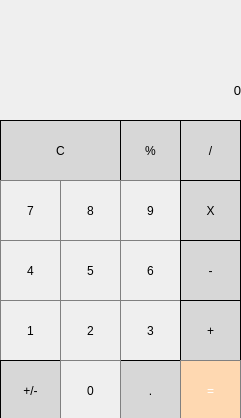
<?xml version="1.0" encoding="UTF-8"?>
<ui version="4.0">
 <class>MainWindow</class>
 <widget class="QMainWindow" name="MainWindow">
  <property name="geometry">
   <rect>
    <x>0</x>
    <y>0</y>
    <width>241</width>
    <height>418</height>
   </rect>
  </property>
  <property name="acceptDrops">
   <bool>false</bool>
  </property>
  <property name="windowTitle">
   <string>MainWindow</string>
  </property>
  <property name="styleSheet">
   <string notr="true">QLabel {
  qproperty-alignment: 'AlignVCenter | AlignRight';
  border: 1px solid gray;
}

background-color : white;</string>
  </property>
  <widget class="QWidget" name="centralwidget">
   <widget class="QLabel" name="label">
    <property name="geometry">
     <rect>
      <x>0</x>
      <y>60</y>
      <width>241</width>
      <height>61</height>
     </rect>
    </property>
    <property name="font">
     <font>
      <pointsize>10</pointsize>
     </font>
    </property>
    <property name="text">
     <string>0</string>
    </property>
    <property name="alignment">
     <set>Qt::AlignRight|Qt::AlignTrailing|Qt::AlignVCenter</set>
    </property>
   </widget>
   <widget class="QPushButton" name="pushButton_Clear">
    <property name="geometry">
     <rect>
      <x>0</x>
      <y>120</y>
      <width>121</width>
      <height>61</height>
     </rect>
    </property>
    <property name="styleSheet">
     <string notr="true">QPushButton {
  background-color: rgb(215, 215, 215);
  border: 1px solid black;
}
QPushButton:pressed {
    background-color: qlineargradient(x1: 0, y1: 0, x2: 0, y2: 1,
                                      stop: 0 #BEBEBE, stop: 1 #D7D7D7);
}</string>
    </property>
    <property name="text">
     <string>C</string>
    </property>
   </widget>
   <widget class="QPushButton" name="pushButton_Percent">
    <property name="geometry">
     <rect>
      <x>120</x>
      <y>120</y>
      <width>61</width>
      <height>61</height>
     </rect>
    </property>
    <property name="styleSheet">
     <string notr="true">QPushButton {
  background-color: rgb(215, 215, 215);
  border: 1px solid black;
}
QPushButton:pressed {
    background-color: qlineargradient(x1: 0, y1: 0, x2: 0, y2: 1,
                                      stop: 0 #BEBEBE, stop: 1 #D7D7D7);
}</string>
    </property>
    <property name="text">
     <string>%</string>
    </property>
   </widget>
   <widget class="QPushButton" name="pushButton_Divsion">
    <property name="geometry">
     <rect>
      <x>180</x>
      <y>120</y>
      <width>61</width>
      <height>61</height>
     </rect>
    </property>
    <property name="styleSheet">
     <string notr="true">QPushButton {
  background-color: rgb(215, 215, 215);
  border: 1px solid black;
}
QPushButton:pressed {
    background-color: qlineargradient(x1: 0, y1: 0, x2: 0, y2: 1,
                                      stop: 0 #BEBEBE, stop: 1 #D7D7D7);
}</string>
    </property>
    <property name="text">
     <string>/</string>
    </property>
   </widget>
   <widget class="QPushButton" name="pushButton_8">
    <property name="geometry">
     <rect>
      <x>60</x>
      <y>180</y>
      <width>61</width>
      <height>61</height>
     </rect>
    </property>
    <property name="styleSheet">
     <string notr="true">QPushButton {
   border: 1px solid gray;
}
QPushButton:pressed {
    background-color: qlineargradient(x1: 0, y1: 0, x2: 0, y2: 1,
                                      stop: 0 #dadbde, stop: 1 #fffdfa);
}
</string>
    </property>
    <property name="text">
     <string>8</string>
    </property>
   </widget>
   <widget class="QPushButton" name="pushButton_9">
    <property name="geometry">
     <rect>
      <x>120</x>
      <y>180</y>
      <width>61</width>
      <height>61</height>
     </rect>
    </property>
    <property name="styleSheet">
     <string notr="true">QPushButton {
   border: 1px solid gray;
}
QPushButton:pressed {
    background-color: qlineargradient(x1: 0, y1: 0, x2: 0, y2: 1,
                                      stop: 0 #dadbde, stop: 1 #fffdfa);
}
</string>
    </property>
    <property name="text">
     <string>9</string>
    </property>
   </widget>
   <widget class="QPushButton" name="pushButton_Multiplication">
    <property name="geometry">
     <rect>
      <x>180</x>
      <y>180</y>
      <width>61</width>
      <height>61</height>
     </rect>
    </property>
    <property name="styleSheet">
     <string notr="true">QPushButton {
  background-color: rgb(215, 215, 215);
  border: 1px solid black;
}
QPushButton:pressed {
    background-color: qlineargradient(x1: 0, y1: 0, x2: 0, y2: 1,
                                      stop: 0 #BEBEBE, stop: 1 #D7D7D7);
}</string>
    </property>
    <property name="text">
     <string>X</string>
    </property>
   </widget>
   <widget class="QPushButton" name="pushButton_7">
    <property name="geometry">
     <rect>
      <x>0</x>
      <y>180</y>
      <width>61</width>
      <height>61</height>
     </rect>
    </property>
    <property name="styleSheet">
     <string notr="true">QPushButton {
   border: 1px solid gray;
}
QPushButton:pressed {
    background-color: qlineargradient(x1: 0, y1: 0, x2: 0, y2: 1,
                                      stop: 0 #dadbde, stop: 1 #fffdfa);
}
</string>
    </property>
    <property name="text">
     <string>7</string>
    </property>
   </widget>
   <widget class="QPushButton" name="pushButton_5">
    <property name="geometry">
     <rect>
      <x>60</x>
      <y>240</y>
      <width>61</width>
      <height>61</height>
     </rect>
    </property>
    <property name="styleSheet">
     <string notr="true">QPushButton {
   border: 1px solid gray;
}
QPushButton:pressed {
    background-color: qlineargradient(x1: 0, y1: 0, x2: 0, y2: 1,
                                      stop: 0 #dadbde, stop: 1 #fffdfa);
}
</string>
    </property>
    <property name="text">
     <string>5</string>
    </property>
   </widget>
   <widget class="QPushButton" name="pushButton_6">
    <property name="geometry">
     <rect>
      <x>120</x>
      <y>240</y>
      <width>61</width>
      <height>61</height>
     </rect>
    </property>
    <property name="styleSheet">
     <string notr="true">QPushButton {
   border: 1px solid gray;
}
QPushButton:pressed {
    background-color: qlineargradient(x1: 0, y1: 0, x2: 0, y2: 1,
                                      stop: 0 #dadbde, stop: 1 #fffdfa);
}
</string>
    </property>
    <property name="text">
     <string>6</string>
    </property>
   </widget>
   <widget class="QPushButton" name="pushButton_Subtract">
    <property name="geometry">
     <rect>
      <x>180</x>
      <y>240</y>
      <width>61</width>
      <height>61</height>
     </rect>
    </property>
    <property name="styleSheet">
     <string notr="true">QPushButton {
  background-color: rgb(215, 215, 215);
  border: 1px solid black;
}
QPushButton:pressed {
    background-color: qlineargradient(x1: 0, y1: 0, x2: 0, y2: 1,
                                      stop: 0 #BEBEBE, stop: 1 #D7D7D7);
}</string>
    </property>
    <property name="text">
     <string>-</string>
    </property>
   </widget>
   <widget class="QPushButton" name="pushButton_4">
    <property name="geometry">
     <rect>
      <x>0</x>
      <y>240</y>
      <width>61</width>
      <height>61</height>
     </rect>
    </property>
    <property name="styleSheet">
     <string notr="true">QPushButton {
   border: 1px solid gray;
}
QPushButton:pressed {
    background-color: qlineargradient(x1: 0, y1: 0, x2: 0, y2: 1,
                                      stop: 0 #dadbde, stop: 1 #fffdfa);
}
</string>
    </property>
    <property name="text">
     <string>4</string>
    </property>
   </widget>
   <widget class="QPushButton" name="pushButton_3">
    <property name="geometry">
     <rect>
      <x>120</x>
      <y>300</y>
      <width>61</width>
      <height>61</height>
     </rect>
    </property>
    <property name="styleSheet">
     <string notr="true">QPushButton {
   border: 1px solid gray;
}
QPushButton:pressed {
    background-color: qlineargradient(x1: 0, y1: 0, x2: 0, y2: 1,
                                      stop: 0 #dadbde, stop: 1 #fffdfa);
}
</string>
    </property>
    <property name="text">
     <string>3</string>
    </property>
   </widget>
   <widget class="QPushButton" name="pushButton_Addition">
    <property name="geometry">
     <rect>
      <x>180</x>
      <y>300</y>
      <width>61</width>
      <height>61</height>
     </rect>
    </property>
    <property name="styleSheet">
     <string notr="true">QPushButton {
  background-color: rgb(215, 215, 215);
  border: 1px solid black;
}
QPushButton:pressed {
    background-color: qlineargradient(x1: 0, y1: 0, x2: 0, y2: 1,
                                      stop: 0 #BEBEBE, stop: 1 #D7D7D7);
}</string>
    </property>
    <property name="text">
     <string>+</string>
    </property>
   </widget>
   <widget class="QPushButton" name="pushButton_1">
    <property name="geometry">
     <rect>
      <x>0</x>
      <y>300</y>
      <width>61</width>
      <height>61</height>
     </rect>
    </property>
    <property name="styleSheet">
     <string notr="true">QPushButton {
   border: 1px solid gray;
}
QPushButton:pressed {
    background-color: qlineargradient(x1: 0, y1: 0, x2: 0, y2: 1,
                                      stop: 0 #dadbde, stop: 1 #fffdfa);
}
</string>
    </property>
    <property name="text">
     <string>1</string>
    </property>
   </widget>
   <widget class="QPushButton" name="pushButton_Decimal">
    <property name="geometry">
     <rect>
      <x>120</x>
      <y>360</y>
      <width>61</width>
      <height>61</height>
     </rect>
    </property>
    <property name="styleSheet">
     <string notr="true">QPushButton {
  background-color: rgb(215, 215, 215);
  border: 1px solid black;
}
QPushButton:pressed {
    background-color: qlineargradient(x1: 0, y1: 0, x2: 0, y2: 1,
                                      stop: 0 #BEBEBE, stop: 1 #D7D7D7);
}</string>
    </property>
    <property name="text">
     <string>.</string>
    </property>
   </widget>
   <widget class="QPushButton" name="pushButton_Equals">
    <property name="geometry">
     <rect>
      <x>180</x>
      <y>360</y>
      <width>61</width>
      <height>61</height>
     </rect>
    </property>
    <property name="styleSheet">
     <string notr="true">QPushButton {
  background-color: rgb(254, 216, 177);
  color: white; 
  border: 1px solid gray;
}</string>
    </property>
    <property name="text">
     <string>=</string>
    </property>
   </widget>
   <widget class="QPushButton" name="pushButton_Sign">
    <property name="geometry">
     <rect>
      <x>0</x>
      <y>360</y>
      <width>61</width>
      <height>61</height>
     </rect>
    </property>
    <property name="styleSheet">
     <string notr="true">QPushButton {
  background-color: rgb(215, 215, 215);
  border: 1px solid black;
}
QPushButton:pressed {
    background-color: qlineargradient(x1: 0, y1: 0, x2: 0, y2: 1,
                                      stop: 0 #BEBEBE, stop: 1 #D7D7D7);
}</string>
    </property>
    <property name="text">
     <string>+/-</string>
    </property>
   </widget>
   <widget class="QPushButton" name="pushButton_0">
    <property name="geometry">
     <rect>
      <x>60</x>
      <y>360</y>
      <width>61</width>
      <height>61</height>
     </rect>
    </property>
    <property name="styleSheet">
     <string notr="true">QPushButton {
   border: 1px solid gray;
}
QPushButton:pressed {
    background-color: qlineargradient(x1: 0, y1: 0, x2: 0, y2: 1,
                                      stop: 0 #dadbde, stop: 1 #fffdfa);
}
</string>
    </property>
    <property name="text">
     <string>0</string>
    </property>
   </widget>
   <widget class="QPushButton" name="pushButton_2">
    <property name="geometry">
     <rect>
      <x>60</x>
      <y>300</y>
      <width>61</width>
      <height>61</height>
     </rect>
    </property>
    <property name="styleSheet">
     <string notr="true">QPushButton {
   border: 1px solid gray;
}
QPushButton:pressed {
    background-color: qlineargradient(x1: 0, y1: 0, x2: 0, y2: 1,
                                      stop: 0 #dadbde, stop: 1 #fffdfa);
}
</string>
    </property>
    <property name="text">
     <string>2</string>
    </property>
   </widget>
   <widget class="QLabel" name="label_2">
    <property name="geometry">
     <rect>
      <x>0</x>
      <y>0</y>
      <width>241</width>
      <height>61</height>
     </rect>
    </property>
    <property name="font">
     <font>
      <pointsize>15</pointsize>
      <bold>true</bold>
     </font>
    </property>
    <property name="text">
     <string/>
    </property>
   </widget>
  </widget>
 </widget>
 <resources/>
 <connections/>
</ui>
